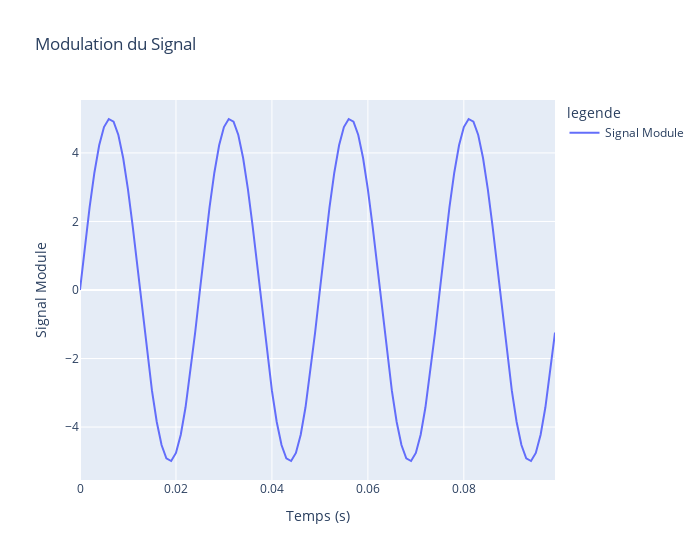

This figure's notebook cell:
### Code cell
# Affichage de s_m
df_sm = pd.DataFrame({'x': tm[:Nbits_to_plot] , 'y': sm[:Nbits_to_plot] , 'legende': 'Signal Module' })
fig3 = px.line(df_sm, x='x',  y='y', color='legende', labels={'x': 'Temps (s)' , 'y':'Signal Module'}, title= 'Modulation du Signal' , width=700 )
fig3.show()

### Figure 1 — Plotly figure (JSON) as saved in the notebook; plotly's stock layout.template omitted (floating-point values rounded to 4 significant figures)
{"data": [{"hovertemplate": "legende=Signal Module<br>Temps (s)=%{x}<br>Signal Module=%{y}<extra></extra>", "legendgroup": "Signal Module", "line": {"color": "#636efa", "dash": "solid"}, "marker": {"symbol": "circle"}, "mode": "lines", "name": "Signal Module", "orientation": "v", "showlegend": true, "type": "scatter", "x": [0.0, 0.001, 0.002, 0.003, 0.004, 0.005, 0.006, 0.007, 0.008, 0.009, 0.01, 0.011, 0.012, 0.013, 0.014, 0.015, 0.016, 0.017, 0.018, 0.019, 0.02, 0.021, 0.022, 0.023, 0.024, 0.025, 0.026, 0.027, 0.028, 0.029, 0.03, 0.031, 0.032, 0.033, 0.034, 0.035, 0.036, 0.037, 0.038, 0.039, 0.04, 0.041, 0.042, 0.043, 0.044, 0.045, 0.046, 0.047, 0.048, 0.049, 0.05, 0.051, 0.052, 0.053, 0.054, 0.055, 0.056, 0.057, 0.058, 0.059, 0.06, 0.061, 0.062, 0.063, 0.064, 0.065, 0.066, 0.067, 0.068, 0.069, 0.07, 0.071, 0.072, 0.073, 0.074, 0.075, 0.076, 0.077, 0.078, 0.079, 0.08, 0.081, 0.082, 0.083, 0.084, 0.085, 0.086, 0.087, 0.088, 0.089, 0.09, 0.091, 0.092, 0.093, 0.094, 0.095, 0.096, 0.097, 0.098, 0.099], "xaxis": "x", "y": [0.0, 1.243, 2.409, 3.423, 4.222, 4.755, 4.99, 4.911, 4.524, 3.853, 2.939, 1.841, 0.6267, -0.6267, -1.841, -2.939, -3.853, -4.524, -4.911, -4.99, -4.755, -4.222, -3.423, -2.409, -1.243, -1.225e-15, 1.243, 2.409, 3.423, 4.222, 4.755, 4.99, 4.911, 4.524, 3.853, 2.939, 1.841, 0.6267, -0.6267, -1.841, -2.939, -3.853, -4.524, -4.911, -4.99, -4.755, -4.222, -3.423, -2.409, -1.243, -2.449e-15, 1.243, 2.409, 3.423, 4.222, 4.755, 4.99, 4.911, 4.524, 3.853, 2.939, 1.841, 0.6267, -0.6267, -1.841, -2.939, -3.853, -4.524, -4.911, -4.99, -4.755, -4.222, -3.423, -2.409, -1.243, -3.674e-15, 1.243, 2.409, 3.423, 4.222, 4.755, 4.99, 4.911, 4.524, 3.853, 2.939, 1.841, 0.6267, -0.6267, -1.841, -2.939, -3.853, -4.524, -4.911, -4.99, -4.755, -4.222, -3.423, -2.409, -1.243], "yaxis": "y"}], "layout": {"legend": {"title": {"text": "legende"}, "tracegroupgap": 0}, "title": {"text": "Modulation du Signal"}, "width": 700, "xaxis": {"anchor": "y", "domain": [0, 1], "title": {"text": "Temps (s)"}}, "yaxis": {"anchor": "x", "domain": [0, 1], "title": {"text": "Signal Module"}}}}
